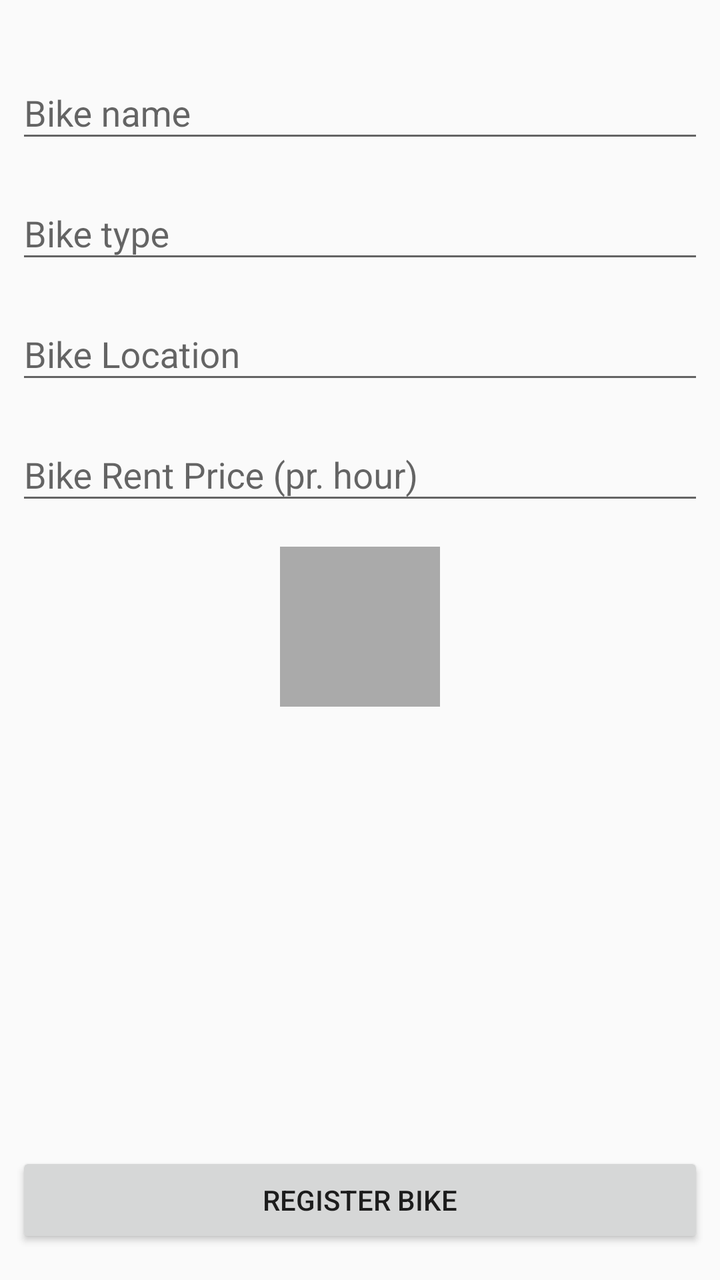
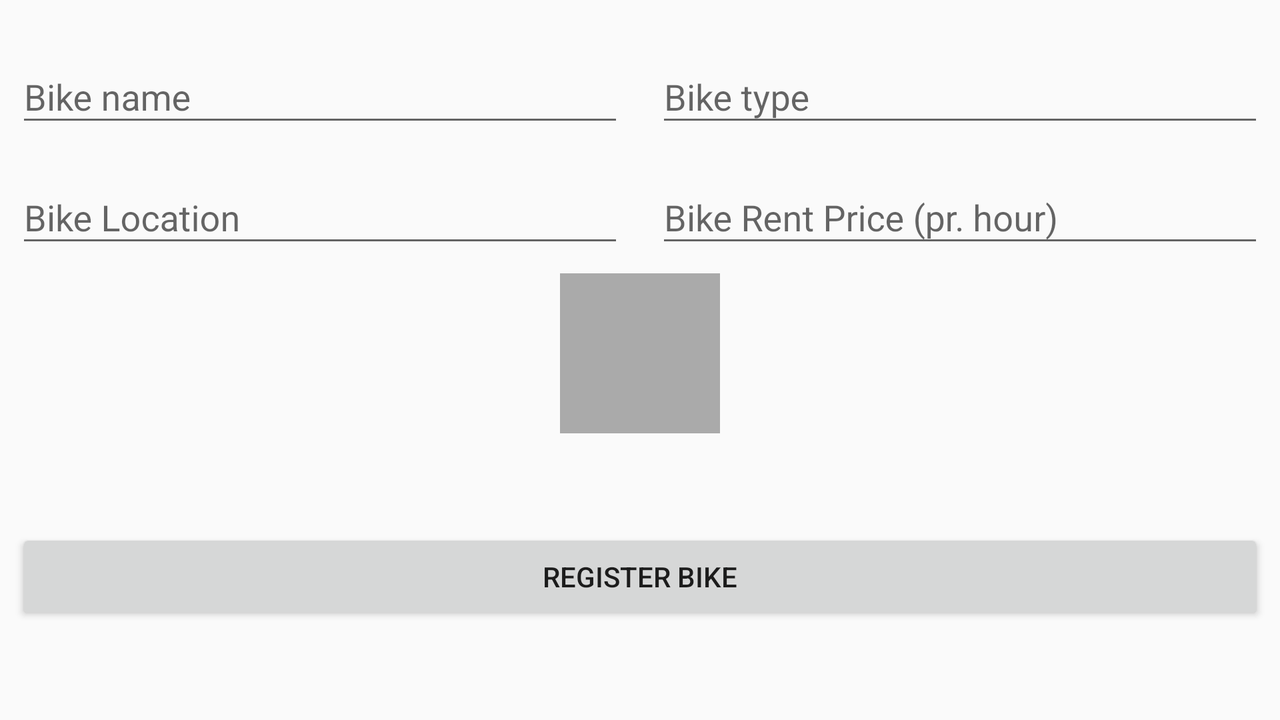

One screen, two layout resources from the same app: the default and the repository's alternative for another configuration. Each is rendered where Android would select it; the XML of both is given below.
<!-- AndroidManifest.xml: application theme AppTheme -->
<!-- res/layout/fragment_register_bike.xml -->
<?xml version="1.0" encoding="utf-8"?>
<android.support.constraint.ConstraintLayout xmlns:android="http://schemas.android.com/apk/res/android"
    xmlns:app="http://schemas.android.com/apk/res-auto"
    xmlns:tools="http://schemas.android.com/tools"
    android:layout_width="match_parent"
    android:layout_height="match_parent">

    <android.support.design.widget.TextInputLayout
        android:id="@+id/textInputLayout5"
        android:layout_width="0dp"
        android:layout_height="wrap_content"
        android:layout_marginEnd="8dp"
        android:layout_marginStart="8dp"
        android:layout_marginTop="24dp"
        app:layout_constraintEnd_toEndOf="parent"
        app:layout_constraintHorizontal_bias="0.5"
        app:layout_constraintStart_toStartOf="parent"
        app:layout_constraintTop_toTopOf="parent">

        <android.support.design.widget.TextInputEditText
            android:id="@+id/bike_name"
            android:layout_width="match_parent"
            android:layout_height="wrap_content"
            android:hint="@string/bike_name"
            android:singleLine="true" />

    </android.support.design.widget.TextInputLayout>

    <android.support.design.widget.TextInputLayout
        android:id="@+id/textInputLayout7"
        android:layout_width="0dp"
        android:layout_height="wrap_content"
        android:layout_marginEnd="8dp"
        android:layout_marginStart="8dp"
        android:layout_marginTop="8dp"
        app:layout_constraintEnd_toEndOf="parent"
        app:layout_constraintStart_toStartOf="parent"
        app:layout_constraintTop_toBottomOf="@+id/textInputLayout5">

        <android.support.design.widget.TextInputEditText
            android:id="@+id/bike_type"
            android:layout_width="match_parent"
            android:layout_height="wrap_content"
            android:hint="@string/bike_type"
            android:singleLine="true" />
    </android.support.design.widget.TextInputLayout>

    <android.support.constraint.ConstraintLayout
        android:id="@+id/constraintLayout"
        android:layout_width="0dp"
        android:layout_height="wrap_content"
        android:layout_marginEnd="8dp"
        android:layout_marginStart="8dp"
        android:layout_marginTop="16dp"
        app:layout_constraintEnd_toEndOf="parent"
        app:layout_constraintStart_toStartOf="parent"
        app:layout_constraintTop_toBottomOf="@+id/textInputLayout8">

        <ImageView
            android:id="@+id/bike_image"
            android:layout_width="80dp"
            android:layout_height="80dp"
            android:background="@android:color/darker_gray"
            android:scaleType="centerInside"
            app:layout_constraintBottom_toBottomOf="parent"
            app:layout_constraintEnd_toEndOf="parent"
            app:layout_constraintStart_toStartOf="parent"
            app:layout_constraintTop_toTopOf="parent"
            android:contentDescription="@string/bike_image" />

    </android.support.constraint.ConstraintLayout>

    <Button
        android:id="@+id/bike_register"
        android:layout_width="0dp"
        android:layout_height="wrap_content"
        android:layout_marginBottom="16dp"
        android:layout_marginEnd="8dp"
        android:layout_marginStart="8dp"
        android:text="@string/register_bike"
        app:layout_constraintBottom_toBottomOf="parent"
        app:layout_constraintEnd_toEndOf="parent"
        app:layout_constraintStart_toStartOf="parent" />

    <android.support.design.widget.TextInputLayout
        android:id="@+id/textInputLayout8"
        android:layout_width="0dp"
        android:layout_height="wrap_content"
        android:layout_marginEnd="8dp"
        android:layout_marginStart="8dp"
        android:layout_marginTop="8dp"
        app:layout_constraintEnd_toEndOf="parent"
        app:layout_constraintHorizontal_bias="0.0"
        app:layout_constraintStart_toStartOf="parent"
        app:layout_constraintTop_toBottomOf="@+id/textInputLayout10">

        <android.support.design.widget.TextInputEditText
            android:id="@+id/bike_rent_price"
            android:layout_width="match_parent"
            android:layout_height="wrap_content"
            android:hint="@string/bike_rent_price_pr_hour"
            android:inputType="number" />
    </android.support.design.widget.TextInputLayout>

    <android.support.design.widget.TextInputLayout
        android:id="@+id/textInputLayout10"
        android:layout_width="0dp"
        android:layout_height="wrap_content"
        android:layout_marginEnd="8dp"
        android:layout_marginStart="8dp"
        android:layout_marginTop="8dp"
        app:layout_constraintEnd_toEndOf="parent"
        app:layout_constraintStart_toStartOf="parent"
        app:layout_constraintTop_toBottomOf="@+id/textInputLayout7">

        <android.support.design.widget.TextInputEditText
            android:id="@+id/bike_start_loc"
            android:layout_width="match_parent"
            android:layout_height="wrap_content"
            android:hint="@string/bike_location"
            android:importantForAutofill="noExcludeDescendants" />
            
    </android.support.design.widget.TextInputLayout>

</android.support.constraint.ConstraintLayout>
<!-- resources referenced by this layout -->
<resources>
  <string name="bike_image">Bike Image</string>
  <string name="bike_location">Bike Location</string>
  <string name="bike_name">Bike name</string>
  <string name="bike_rent_price_pr_hour">Bike Rent Price (pr. hour)</string>
  <string name="bike_type">Bike type</string>
  <string name="register_bike">Register Bike</string>
  <style name="AppTheme" parent="Theme.AppCompat.Light.DarkActionBar">
          
          <item name="colorPrimary">@color/colorPrimary</item>
          <item name="colorPrimaryDark">@color/colorPrimaryDark</item>
          <item name="colorAccent">@color/colorAccent</item>
          
      </style>
  <color name="colorPrimary">#3f51b5</color>
  <color name="colorPrimaryDark">#303F9F</color>
  <color name="colorAccent">#FF4081</color>
</resources>
<!-- res/layout-land/fragment_register_bike.xml (the repository's variant of the layout above) -->
<!-- drawn on the phone turned sideways -->
<?xml version="1.0" encoding="utf-8"?>
<android.support.constraint.ConstraintLayout xmlns:android="http://schemas.android.com/apk/res/android"
    xmlns:app="http://schemas.android.com/apk/res-auto"
    xmlns:tools="http://schemas.android.com/tools"
    android:layout_width="match_parent"
    android:layout_height="match_parent">

    <android.support.design.widget.TextInputLayout
        android:id="@+id/textInputLayout5"
        android:layout_width="0dp"
        android:layout_height="wrap_content"
        android:layout_marginEnd="8dp"
        android:layout_marginStart="8dp"
        android:layout_marginTop="16dp"
        app:layout_constraintEnd_toStartOf="@+id/textInputLayout7"
        app:layout_constraintHorizontal_bias="0.5"
        app:layout_constraintStart_toStartOf="parent"
        app:layout_constraintTop_toTopOf="parent">

        <android.support.design.widget.TextInputEditText
            android:id="@+id/bike_name"
            android:layout_width="match_parent"
            android:layout_height="wrap_content"
            android:hint="@string/bike_name"
            android:singleLine="true" />

    </android.support.design.widget.TextInputLayout>

    <android.support.design.widget.TextInputLayout
        android:id="@+id/textInputLayout7"
        android:layout_width="0dp"
        android:layout_height="wrap_content"
        android:layout_marginEnd="8dp"
        android:layout_marginStart="8dp"
        android:layout_marginTop="16dp"
        app:layout_constraintEnd_toEndOf="parent"
        app:layout_constraintHorizontal_bias="0.5"
        app:layout_constraintStart_toEndOf="@+id/textInputLayout5"
        app:layout_constraintTop_toTopOf="parent">

        <android.support.design.widget.TextInputEditText
            android:id="@+id/bike_type"
            android:layout_width="match_parent"
            android:layout_height="wrap_content"
            android:hint="@string/bike_type"
            android:singleLine="true" />
    </android.support.design.widget.TextInputLayout>

    <android.support.constraint.ConstraintLayout
        android:id="@+id/constraintLayout"
        android:layout_width="0dp"
        android:layout_height="wrap_content"
        android:layout_marginEnd="8dp"
        android:layout_marginStart="8dp"
        android:layout_marginTop="8dp"
        app:layout_constraintEnd_toEndOf="parent"
        app:layout_constraintStart_toStartOf="parent"
        app:layout_constraintTop_toBottomOf="@+id/textInputLayout10">

        <ImageView
            android:id="@+id/bike_image"
            android:layout_width="80dp"
            android:layout_height="80dp"
            android:background="@android:color/darker_gray"
            android:scaleType="centerInside"
            app:layout_constraintBottom_toBottomOf="parent"
            app:layout_constraintEnd_toEndOf="parent"
            app:layout_constraintStart_toStartOf="parent"
            app:layout_constraintTop_toTopOf="parent" />

    </android.support.constraint.ConstraintLayout>

    <Button
        android:id="@+id/bike_register"
        android:layout_width="0dp"
        android:layout_height="wrap_content"
        android:layout_marginEnd="8dp"
        android:layout_marginStart="8dp"
        android:text="@string/register_bike"
        app:layout_constraintBottom_toBottomOf="parent"
        app:layout_constraintEnd_toEndOf="parent"
        app:layout_constraintStart_toStartOf="parent"
        app:layout_constraintTop_toBottomOf="@+id/constraintLayout" />

    <android.support.design.widget.TextInputLayout
        android:id="@+id/textInputLayout8"
        android:layout_width="0dp"
        android:layout_height="wrap_content"
        android:layout_marginEnd="8dp"
        android:layout_marginStart="8dp"
        android:layout_marginTop="8dp"
        app:layout_constraintEnd_toEndOf="parent"
        app:layout_constraintHorizontal_bias="0.5"
        app:layout_constraintStart_toEndOf="@+id/textInputLayout10"
        app:layout_constraintTop_toBottomOf="@+id/textInputLayout7">

        <android.support.design.widget.TextInputEditText
            android:id="@+id/bike_rent_price"
            android:layout_width="match_parent"
            android:layout_height="wrap_content"
            android:hint="@string/bike_rent_price_pr_hour"
            android:inputType="number" />
    </android.support.design.widget.TextInputLayout>

    <android.support.design.widget.TextInputLayout
        android:id="@+id/textInputLayout10"
        android:layout_width="0dp"
        android:layout_height="wrap_content"
        android:layout_marginEnd="8dp"
        android:layout_marginStart="8dp"
        android:layout_marginTop="8dp"
        app:layout_constraintEnd_toStartOf="@+id/textInputLayout8"
        app:layout_constraintHorizontal_bias="0.5"
        app:layout_constraintStart_toStartOf="parent"
        app:layout_constraintTop_toBottomOf="@+id/textInputLayout5">

        <android.support.design.widget.TextInputEditText
            android:id="@+id/bike_start_loc"
            android:layout_width="match_parent"
            android:layout_height="wrap_content"
            android:hint="@string/bike_location"
            android:importantForAutofill="noExcludeDescendants" />
    </android.support.design.widget.TextInputLayout>

</android.support.constraint.ConstraintLayout>
<!-- resources referenced by the variant -->
<!-- as the phone turned sideways resolves them -->
<resources>
  <string name="bike_location">Bike Location</string>
  <string name="bike_name">Bike name</string>
  <string name="bike_rent_price_pr_hour">Bike Rent Price (pr. hour)</string>
  <string name="bike_type">Bike type</string>
  <string name="register_bike">Register Bike</string>
  <style name="AppTheme" parent="Theme.AppCompat.Light.DarkActionBar">
          
          <item name="colorPrimary">@color/colorPrimary</item>
          <item name="colorPrimaryDark">@color/colorPrimaryDark</item>
          <item name="colorAccent">@color/colorAccent</item>
          
      </style>
  <color name="colorPrimary">#3f51b5</color>
  <color name="colorPrimaryDark">#303F9F</color>
  <color name="colorAccent">#FF4081</color>
</resources>
